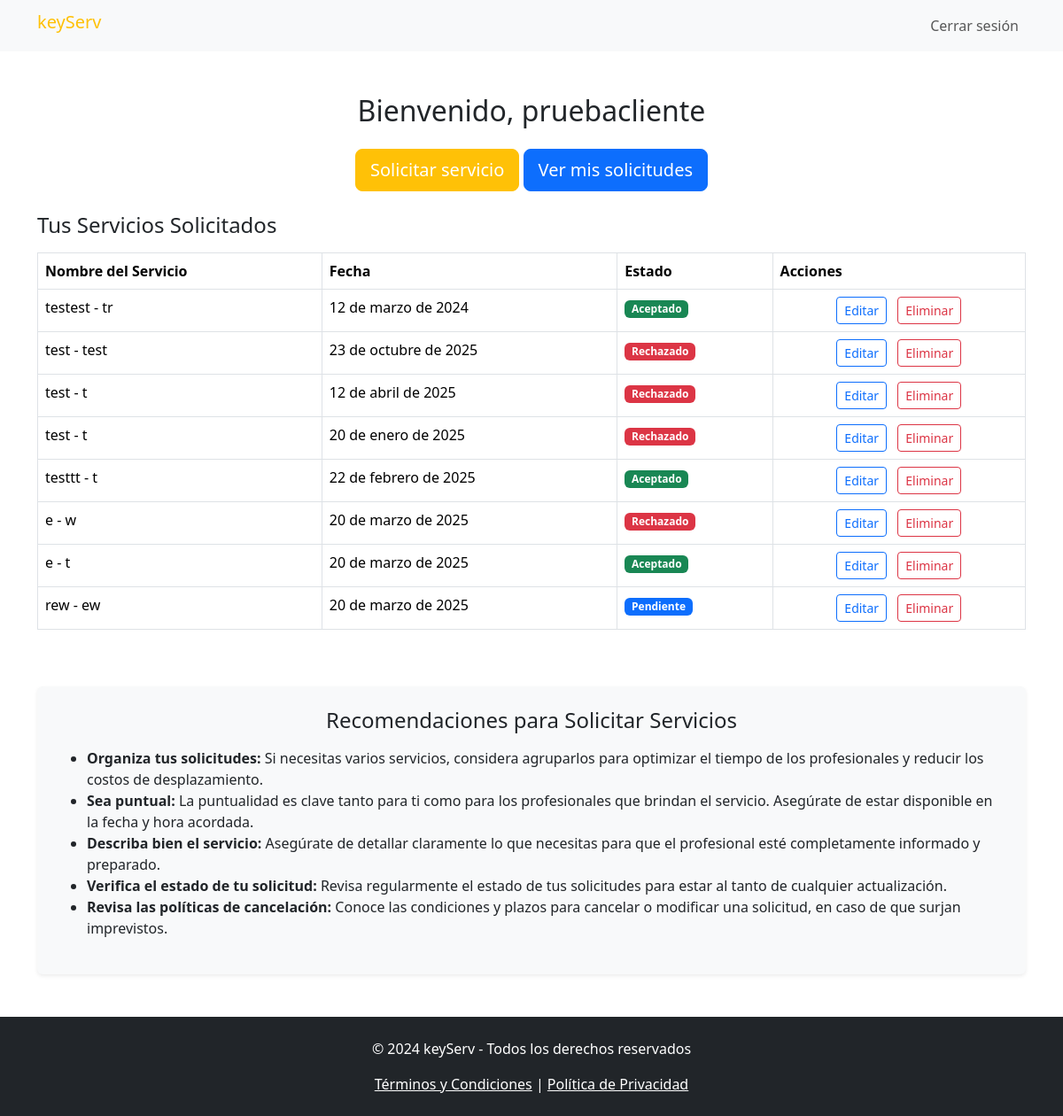
The page /solicitudes/listado_solicitudes_cliente/ (signed in) on the database as committed earlier.
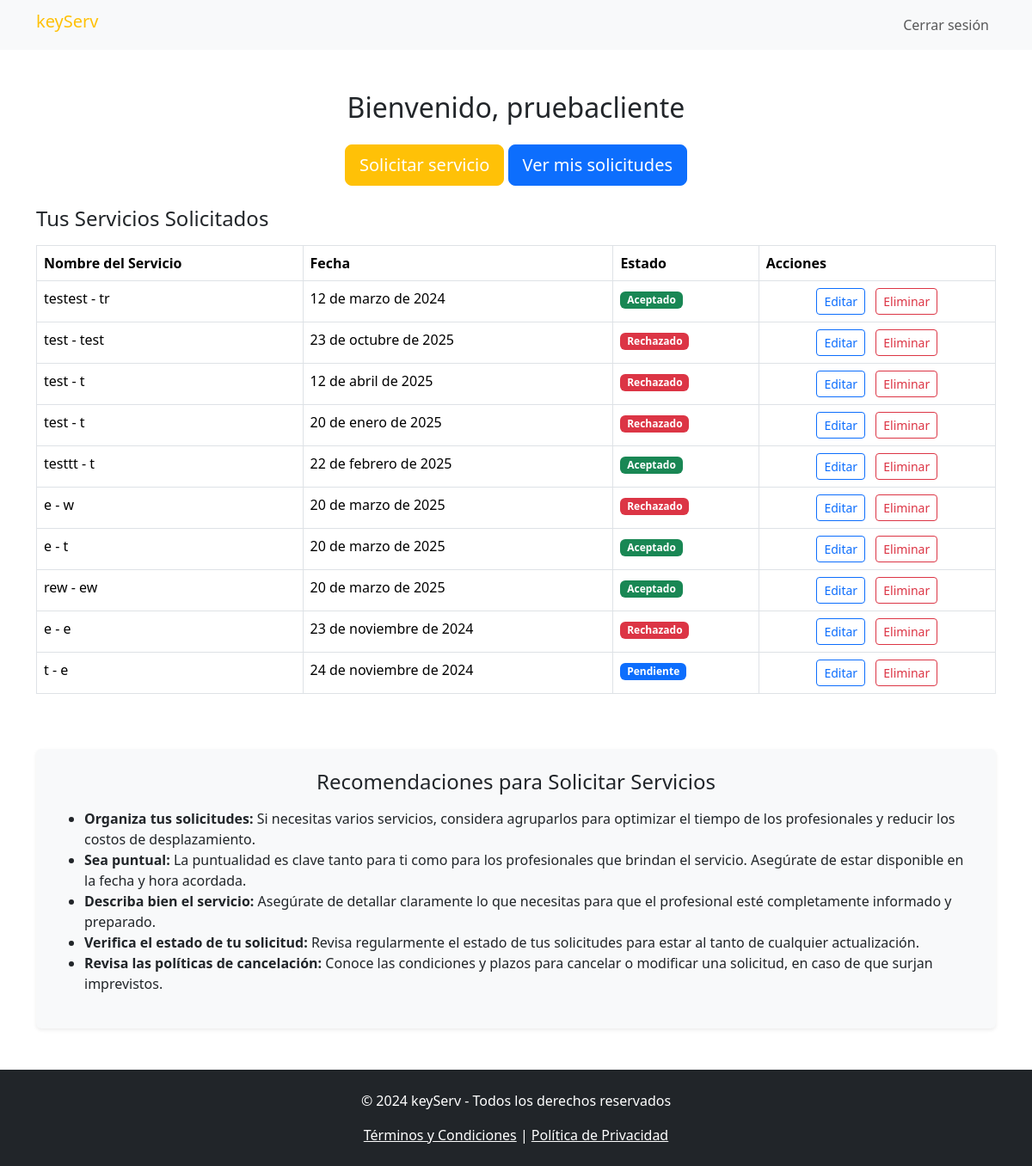
The same page on the database as committed later.
### apps/usuarios/models.py (models this page shows)
class Usuario(AbstractUser):
    ROLES = [
        ('Cliente', 'Cliente'),
        ('Profesional', 'Profesional')
    ]
    rol = models.CharField(max_length=20, choices=ROLES)

### apps/solicitudes/models.py (models this page shows, shortened)
class Solicitud(models.Model):
    cliente = models.ForeignKey(Cliente, on_delete=models.CASCADE)
    servicio = models.ForeignKey(Servicio, on_delete=models.CASCADE)
    fecha_solicitud = models.DateField(auto_now_add=True)
    fecha_servicio = models.DateField()
    estado = models.CharField(max_length=10, default='Pendiente')

### apps/servicios/models.py (models this page shows, shortened)
class Servicio(models.Model):
    nombre_servicio = models.CharField(max_length=100)
    descripcion = models.TextField()

### apps/solicitudes/views.py (the view)
# urls.py: path('listado_solicitudes_cliente/', views.SolicitudesClienteView.as_view(), name='listado_solicitudes_cliente'),
class SolicitudesClienteView(TemplateView):
    template_name = "dashboard_cliente.html"
    def get_context_data(self, **kwargs):
        contexto = super().get_context_data(**kwargs)
        cliente = self.request.user.cliente
        contexto['solicitudes'] = Solicitud.objects.filter(cliente=cliente)
        return contexto

### apps/usuarios/templates/dashboard_cliente.html (shortened to what this page needs)
{% extends 'base.html' %}
{% block navbar %}
    <nav class="navbar navbar-expand-lg navbar-light bg-light">
        <div class="container">
            <h1 class="navbar-brand text-warning" href="#">keyServ</h1>
            <div class="collapse navbar-collapse" id="navbarNav">
                <ul class="navbar-nav ms-auto">
                    <li class="nav-item">
                        <a class="nav-link" href="{% url 'home' %}">Cerrar sesión</a>
                    </li>
                </ul>
            </div>
        </div>
    </nav>
{% endblock %}
{% block content %}
  <main class="container py-5 d-flex flex-column min-vh-100">
    <section>
        <h2 class="text-center text-dark mb-4">Bienvenido, {{ user.username }}</h2>
        <div class="text-center mb-4">
            <a href="{% url 'crear_solicitud' %}" class="btn btn-warning btn-lg text-white">Solicitar servicio</a>
            <a href="{% url 'listado_solicitudes_cliente' %}" class="btn btn-primary btn-lg text-white ml-3">Ver mis solicitudes</a>
        </div>
        <h4 class="text-dark">Tus Servicios Solicitados</h4>
        <div class="table-responsive mt-3">
            <table class="table table-bordered table-hover">
                <thead class="bg-dark text-white">
                    <tr>
                        <th>Nombre del Servicio</th>
                        <th>Fecha</th>
                        <th>Estado</th>
                        <th>Acciones</th>
                    </tr>
                </thead>
                <tbody>
                    {% for solicitud in solicitudes %}
                    <tr>
                        <td>{{ solicitud.servicio.nombre_servicio }} - {{ solicitud.servicio.descripcion }}</td>
                        <td>{{ solicitud.fecha_servicio }}</td>
                        <td>
                            <span class="badge
                                {% if solicitud.estado == 'Pendiente' %}bg-primary
                                {% elif solicitud.estado == 'Aceptado' %}bg-success
                                {% elif solicitud.estado == 'Rechazado' %}bg-danger
                                {% else %}bg-secondary{% endif %}">
                                {{ solicitud.estado }}
                            </span>
                        </td>
                        <td class="text-center">
                            <a href="{% url 'actualizar_solicitud' solicitud.id %}" class="btn btn-outline-primary btn-sm me-2">
                                 Editar
                            </a>
                            <button class="btn btn-outline-danger btn-sm" onclick="confirmDelete({{solicitud.id}})">
                                 Eliminar
                            </button>
                        </td>
                    </tr>
                    {% empty %}
                    <tr>
                        <td colspan="4" class="text-center">Para ver los servicios que has solicitado, haz clic en el botón 'Ver mis solicitudes' y consulta el estado de tus solicitudes.</td>
                    </tr>
                    {% endfor %}
                </tbody>
            </table>
        </div>
        <section class="mt-5 p-4 bg-light rounded shadow-sm">
            <h4 class="text-center text-dark mb-3">Recomendaciones para Solicitar Servicios</h4>
            <ul>
                <li><strong>Organiza tus solicitudes:</strong> Si necesitas varios servicios, considera agruparlos para optimizar el tiempo de los profesionales y reducir los costos de desplazamiento.</li>
                <li><strong>Sea puntual:</strong> La puntualidad es clave tanto para ti como para los profesionales que brindan el servicio. Asegúrate de estar disponible en la fecha y hora acordada.</li>
                <li><strong>Describa bien el servicio:</strong> Asegúrate de detallar claramente lo que necesitas para que el profesional esté completamente informado y preparado.</li>
                <li><strong>Verifica el estado de tu solicitud:</strong> Revisa regularmente el estado de tus solicitudes para estar al tanto de cualquier actualización.</li>
                <li><strong>Revisa las políticas de cancelación:</strong> Conoce las condiciones y plazos para cancelar o modificar una solicitud, en caso de que surjan imprevistos.</li>
            </ul>
        </section>
    </section>
</main>
{% endblock %}

### templates/base.html (shortened to what this page needs)
<!doctype html>
<html lang="en">
  <head>
    {% block head %}
    <link href="https://cdnjs.cloudflare.com/ajax/libs/font-awesome/6.0.0-beta3/css/all.min.css" rel="stylesheet">
    <link href="https://cdn.jsdelivr.net/npm/bootstrap@5.3.3/dist/css/bootstrap.min.css" rel="stylesheet">
    {% endblock %}
  </head>
  <body>
      {% block navbar %}{% endblock %}
      {% block content %}{% endblock %}
      {% block footer %}
      <footer class="bg-dark text-white text-center py-4 mt-auto">
        <div class="container">
          <p>&copy; 2024 keyServ - Todos los derechos reservados</p>
          <a href="#" class="text-white">Términos y Condiciones</a> | <a href="#" class="text-white">Política de Privacidad</a>
        </div>
      </footer>
      {% endblock %}
  </body>
</html>

Rows that differ between the two databases and show on the page:
changed Solicitud "rew": estado "Pendiente" → "Aceptado"
added Solicitud: servicio.nombre_servicio "e", servicio.descripcion "e", fecha_servicio "23 de noviembre de 2024", estado "Rechazado"
added Solicitud: servicio.nombre_servicio "t", servicio.descripcion "e", fecha_servicio "24 de noviembre de 2024", estado "Pendiente"
